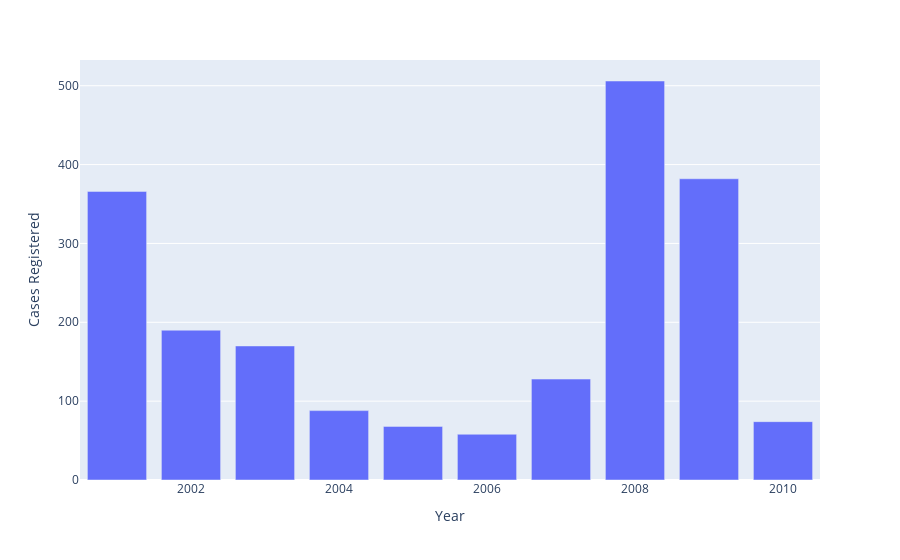

This figure's notebook cell:
### Code cell
police_rr = pd.DataFrame(police_hr.groupby('Year')['Cases_Registered_under_Human_Rights_Violations'].sum().reset_index())
police_rr.columns = ['Year', 'Cases Registered']

fig = px.bar(police_rr, x = police_rr['Year'], y = police_rr['Cases Registered'])
fig.show()

### Figure 1 — Plotly figure (JSON) as saved in the notebook; plotly's stock layout.template omitted (floating-point values rounded to 4 significant figures)
{"data": [{"alignmentgroup": "True", "hovertemplate": "Year=%{x}<br>Cases Registered=%{y}<extra></extra>", "legendgroup": "", "marker": {"color": "#636efa", "pattern": {"shape": ""}}, "name": "", "offsetgroup": "", "orientation": "v", "showlegend": false, "textposition": "auto", "type": "bar", "x": [2001, 2002, 2003, 2004, 2005, 2006, 2007, 2008, 2009, 2010], "xaxis": "x", "y": [366, 190, 170, 88, 68, 58, 128, 506, 382, 74], "yaxis": "y"}], "layout": {"barmode": "relative", "legend": {"tracegroupgap": 0}, "margin": {"t": 60}, "xaxis": {"anchor": "y", "domain": [0, 1], "title": {"text": "Year"}}, "yaxis": {"anchor": "x", "domain": [0, 1], "title": {"text": "Cases Registered"}}}}
